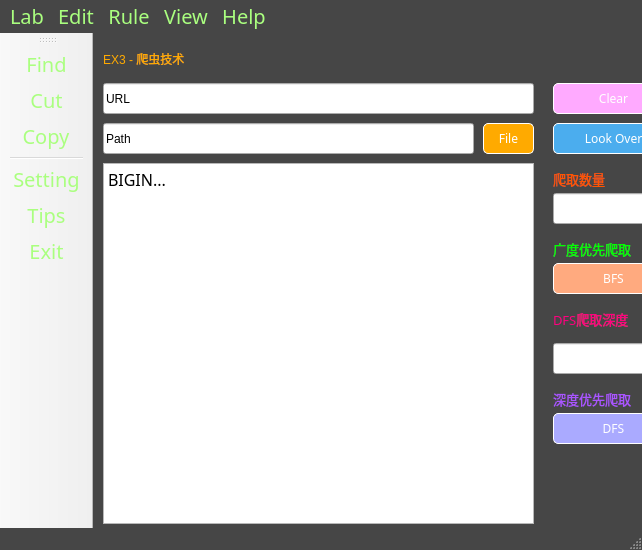
<?xml version="1.0" encoding="UTF-8"?>
<ui version="4.0">
 <class>MainWindow</class>
 <widget class="QMainWindow" name="MainWindow">
  <property name="geometry">
   <rect>
    <x>0</x>
    <y>0</y>
    <width>642</width>
    <height>550</height>
   </rect>
  </property>
  <property name="windowTitle">
   <string>MainWindow</string>
  </property>
  <property name="styleSheet">
   <string notr="true">QMainWindow{
	background-color: rgb(70, 70, 70); /*背景色*/
}
</string>
  </property>
  <property name="iconSize">
   <size>
    <width>32</width>
    <height>32</height>
   </size>
  </property>
  <widget class="QWidget" name="centralwidget">
   <property name="styleSheet">
    <string notr="true">QCentralwidget{
	background-color: rgb(70, 70, 70); /*背景色*/
}</string>
   </property>
   <widget class="QPushButton" name="pushButton">
    <property name="geometry">
     <rect>
      <x>460</x>
      <y>50</y>
      <width>121</width>
      <height>31</height>
     </rect>
    </property>
    <property name="autoFillBackground">
     <bool>false</bool>
    </property>
    <property name="styleSheet">
     <string notr="true">QPushButton
{
	background-color: rgb(255, 170, 255); /*背景色*/ 
	border-style: outset;    /* 边界内凹 */
	border-width: 1px;     /* 边边界宽度 */
	border-radius: 5px; /* 边界圆滑 */
	font: dengxian 16px;     /* 字体大小 */
	min-width: 2em;
	color: white; /* 字体颜色 */
	
}
/* 鼠标经过改变按钮颜色 */
QPushButton:hover
{
	background-color: rgb(0, 150, 0);
}
</string>
    </property>
    <property name="text">
     <string>Clear</string>
    </property>
   </widget>
   <widget class="QLabel" name="label">
    <property name="geometry">
     <rect>
      <x>10</x>
      <y>10</y>
      <width>441</width>
      <height>31</height>
     </rect>
    </property>
    <property name="styleSheet">
     <string notr="true">font: 25 20pt &quot;等线 Light&quot;;
color: rgb(255, 170, 0)</string>
    </property>
    <property name="text">
     <string>EX3 - 爬虫技术</string>
    </property>
   </widget>
   <widget class="QPushButton" name="pushButton_2">
    <property name="geometry">
     <rect>
      <x>460</x>
      <y>230</y>
      <width>121</width>
      <height>31</height>
     </rect>
    </property>
    <property name="autoFillBackground">
     <bool>false</bool>
    </property>
    <property name="styleSheet">
     <string notr="true">QPushButton
{
	background-color: rgb(255, 170, 127); /*背景色*/ 
	border-style: outset;    /* 边界内凹 */
	border-width: 1px;     /* 边边界宽度 */
	border-radius: 5px; /* 边界圆滑 */
	font: dengxian 16px;     /* 字体大小 */
	min-width: 2em;
	color: white; /* 字体颜色 */
	
}
/* 鼠标经过改变按钮颜色 */
QPushButton:hover
{
	background-color: rgb(0, 150, 0);
}
</string>
    </property>
    <property name="text">
     <string>BFS</string>
    </property>
   </widget>
   <widget class="QPushButton" name="pushButton_3">
    <property name="geometry">
     <rect>
      <x>460</x>
      <y>380</y>
      <width>121</width>
      <height>31</height>
     </rect>
    </property>
    <property name="autoFillBackground">
     <bool>false</bool>
    </property>
    <property name="styleSheet">
     <string notr="true">QPushButton
{
	background-color: rgb(170, 170, 255); /*背景色*/ 
	border-style: outset;    /* 边界内凹 */
	border-width: 1px;     /* 边边界宽度 */
	border-radius: 5px; /* 边界圆滑 */
	font: dengxian 16px;     /* 字体大小 */
	min-width: 2em;
	color: white; /* 字体颜色 */
	
}
/* 鼠标经过改变按钮颜色 */
QPushButton:hover
{
	background-color: rgb(0, 150, 0);
}
</string>
    </property>
    <property name="text">
     <string>DFS</string>
    </property>
   </widget>
   <widget class="QPushButton" name="pushButton_4">
    <property name="geometry">
     <rect>
      <x>460</x>
      <y>90</y>
      <width>121</width>
      <height>31</height>
     </rect>
    </property>
    <property name="autoFillBackground">
     <bool>false</bool>
    </property>
    <property name="styleSheet">
     <string notr="true">QPushButton
{
	background-color: rgb(75, 173, 238); /*背景色*/ 
	border-style: outset;    /* 边界内凹 */
	border-width: 1px;     /* 边边界宽度 */
	border-radius: 5px; /* 边界圆滑 */
	font: dengxian 16px;     /* 字体大小 */
	min-width: 2em;
	color: white; /* 字体颜色 */
	
}
/* 鼠标经过改变按钮颜色 */
QPushButton:hover
{
	background-color: rgb(0, 150, 0);
}
</string>
    </property>
    <property name="text">
     <string>Look Over</string>
    </property>
   </widget>
   <widget class="QTextBrowser" name="textBrowser">
    <property name="geometry">
     <rect>
      <x>10</x>
      <y>130</y>
      <width>431</width>
      <height>361</height>
     </rect>
    </property>
    <property name="font">
     <font>
      <family>等线</family>
      <pointsize>12</pointsize>
     </font>
    </property>
    <property name="styleSheet">
     <string notr="true"/>
    </property>
    <property name="html">
     <string>&lt;!DOCTYPE HTML PUBLIC &quot;-//W3C//DTD HTML 4.0//EN&quot; &quot;http://www.w3.org/TR/REC-html40/strict.dtd&quot;&gt;
&lt;html&gt;&lt;head&gt;&lt;meta name=&quot;qrichtext&quot; content=&quot;1&quot; /&gt;&lt;style type=&quot;text/css&quot;&gt;
p, li { white-space: pre-wrap; }
&lt;/style&gt;&lt;/head&gt;&lt;body style=&quot; font-family:'等线'; font-size:12pt; font-weight:400; font-style:normal;&quot;&gt;
&lt;p style=&quot; margin-top:0px; margin-bottom:0px; margin-left:0px; margin-right:0px; -qt-block-indent:0; text-indent:0px;&quot;&gt;&lt;span style=&quot; font-family:'20px';&quot;&gt;BIGIN...&lt;/span&gt;&lt;/p&gt;&lt;/body&gt;&lt;/html&gt;</string>
    </property>
   </widget>
   <widget class="QLineEdit" name="lineEdit">
    <property name="geometry">
     <rect>
      <x>10</x>
      <y>50</y>
      <width>431</width>
      <height>31</height>
     </rect>
    </property>
    <property name="text">
     <string>URL</string>
    </property>
   </widget>
   <widget class="QLabel" name="label_2">
    <property name="geometry">
     <rect>
      <x>460</x>
      <y>200</y>
      <width>111</width>
      <height>31</height>
     </rect>
    </property>
    <property name="font">
     <font>
      <family>等线 Light</family>
      <pointsize>10</pointsize>
      <weight>1</weight>
      <italic>false</italic>
      <bold>false</bold>
     </font>
    </property>
    <property name="styleSheet">
     <string notr="true">font: 10 10pt &quot;等线 Light&quot;;
color: rgb(0, 255, 0)</string>
    </property>
    <property name="text">
     <string>广度优先爬取</string>
    </property>
   </widget>
   <widget class="QLabel" name="label_3">
    <property name="geometry">
     <rect>
      <x>460</x>
      <y>350</y>
      <width>111</width>
      <height>31</height>
     </rect>
    </property>
    <property name="font">
     <font>
      <family>等线 Light</family>
      <pointsize>10</pointsize>
      <weight>1</weight>
      <italic>false</italic>
      <bold>false</bold>
     </font>
    </property>
    <property name="styleSheet">
     <string notr="true">font: 10 10pt &quot;等线 Light&quot;;
color: rgb(170, 85, 255)</string>
    </property>
    <property name="text">
     <string>深度优先爬取</string>
    </property>
   </widget>
   <widget class="QLineEdit" name="lineEdit_2">
    <property name="geometry">
     <rect>
      <x>10</x>
      <y>90</y>
      <width>371</width>
      <height>31</height>
     </rect>
    </property>
    <property name="text">
     <string>Path</string>
    </property>
   </widget>
   <widget class="QPushButton" name="pushButton_5">
    <property name="geometry">
     <rect>
      <x>390</x>
      <y>90</y>
      <width>51</width>
      <height>31</height>
     </rect>
    </property>
    <property name="autoFillBackground">
     <bool>false</bool>
    </property>
    <property name="styleSheet">
     <string notr="true">QPushButton
{
	background-color: rgb(255, 170, 0); /*背景色*/ 
	border-style: outset;    /* 边界内凹 */
	border-width: 1px;     /* 边边界宽度 */
	border-radius: 5px; /* 边界圆滑 */
	font: dengxian 16px;     /* 字体大小 */
	min-width: 2em;
	color: white; /* 字体颜色 */
	
}
/* 鼠标经过改变按钮颜色 */
QPushButton:hover
{
	background-color: rgb(0, 150, 0);
}
</string>
    </property>
    <property name="text">
     <string>File</string>
    </property>
   </widget>
   <widget class="QLineEdit" name="lineEdit_3">
    <property name="geometry">
     <rect>
      <x>460</x>
      <y>160</y>
      <width>113</width>
      <height>31</height>
     </rect>
    </property>
   </widget>
   <widget class="QLabel" name="label_4">
    <property name="geometry">
     <rect>
      <x>460</x>
      <y>130</y>
      <width>111</width>
      <height>31</height>
     </rect>
    </property>
    <property name="font">
     <font>
      <family>等线 Light</family>
      <pointsize>10</pointsize>
      <weight>1</weight>
      <italic>false</italic>
      <bold>false</bold>
     </font>
    </property>
    <property name="styleSheet">
     <string notr="true">font: 10 10pt &quot;等线 Light&quot;;
color: rgb(255, 85, 0)</string>
    </property>
    <property name="text">
     <string>爬取数量</string>
    </property>
   </widget>
   <widget class="QLineEdit" name="lineEdit_4">
    <property name="geometry">
     <rect>
      <x>460</x>
      <y>310</y>
      <width>113</width>
      <height>31</height>
     </rect>
    </property>
   </widget>
   <widget class="QLabel" name="label_5">
    <property name="geometry">
     <rect>
      <x>460</x>
      <y>270</y>
      <width>111</width>
      <height>31</height>
     </rect>
    </property>
    <property name="font">
     <font>
      <family>等线 Light</family>
      <pointsize>10</pointsize>
      <weight>1</weight>
      <italic>false</italic>
      <bold>false</bold>
     </font>
    </property>
    <property name="styleSheet">
     <string notr="true">font: 10 10pt &quot;等线 Light&quot;;
color: rgb(255, 0, 127)</string>
    </property>
    <property name="text">
     <string>DFS爬取深度</string>
    </property>
   </widget>
  </widget>
  <widget class="QMenuBar" name="menubar">
   <property name="geometry">
    <rect>
     <x>0</x>
     <y>0</y>
     <width>642</width>
     <height>27</height>
    </rect>
   </property>
   <property name="styleSheet">
    <string notr="true">*{
	font-family: dengxian;
	font-size: 20px;
	color: rgb(170, 255, 127);
	background-color: rgb(70, 70, 70); /*背景色*/
}</string>
   </property>
   <widget class="QMenu" name="menuFILE">
    <property name="title">
     <string>Rule</string>
    </property>
    <addaction name="actionSetting"/>
    <addaction name="separator"/>
    <addaction name="actionExit"/>
   </widget>
   <widget class="QMenu" name="menuEdit">
    <property name="title">
     <string>Edit</string>
    </property>
    <addaction name="actionFind"/>
    <addaction name="actionCut"/>
    <addaction name="actionCopy"/>
    <addaction name="actionPaste"/>
    <addaction name="separator"/>
    <addaction name="actionundo"/>
    <addaction name="actionRedo_paste"/>
    <addaction name="actionDelet"/>
    <addaction name="separator"/>
   </widget>
   <widget class="QMenu" name="menuView">
    <property name="title">
     <string>View</string>
    </property>
    <widget class="QMenu" name="menuTheme">
     <property name="title">
      <string>Theme</string>
     </property>
     <property name="icon">
      <iconset>
       <normaloff>../icon/主题_theme.svg</normaloff>../icon/主题_theme.svg</iconset>
     </property>
     <addaction name="actionDark"/>
     <addaction name="actionLight"/>
     <addaction name="actionFresh"/>
     <addaction name="actionRetro"/>
    </widget>
    <widget class="QMenu" name="menuLanguage">
     <property name="title">
      <string>Language</string>
     </property>
     <addaction name="actionChinese"/>
     <addaction name="actionEnglish"/>
    </widget>
    <addaction name="actionappearance"/>
    <addaction name="menuTheme"/>
    <addaction name="menuLanguage"/>
   </widget>
   <widget class="QMenu" name="menuHelp">
    <property name="title">
     <string>Help</string>
    </property>
    <addaction name="actionTips"/>
    <addaction name="actionAbout"/>
    <addaction name="separator"/>
    <addaction name="actionEdit"/>
    <addaction name="actionAbout_2"/>
   </widget>
   <widget class="QMenu" name="menuLab">
    <property name="title">
     <string>Lab</string>
    </property>
    <widget class="QMenu" name="menuEx1">
     <property name="title">
      <string>Ex1</string>
     </property>
     <addaction name="actionT1"/>
     <addaction name="actionex1"/>
    </widget>
    <widget class="QMenu" name="menuEx2">
     <property name="title">
      <string>Ex2</string>
     </property>
     <addaction name="actionT1_2"/>
     <addaction name="actionex1_2"/>
    </widget>
    <widget class="QMenu" name="menuEx3">
     <property name="title">
      <string>Ex3</string>
     </property>
     <addaction name="actionT1_3"/>
     <addaction name="actionex1_3"/>
    </widget>
    <widget class="QMenu" name="menuEx4">
     <property name="title">
      <string>Ex4</string>
     </property>
     <addaction name="actionT1_4"/>
     <addaction name="actionex1_4"/>
    </widget>
    <widget class="QMenu" name="menuEx6">
     <property name="title">
      <string>Ex6</string>
     </property>
     <addaction name="actionT1_6"/>
     <addaction name="actionex1_6"/>
    </widget>
    <widget class="QMenu" name="menuEx5">
     <property name="title">
      <string>Ex5</string>
     </property>
     <addaction name="actionT1_5"/>
     <addaction name="actionex1_5"/>
    </widget>
    <widget class="QMenu" name="menuEx7">
     <property name="title">
      <string>Ex7</string>
     </property>
     <addaction name="actionT1_7"/>
     <addaction name="actionex1_7"/>
    </widget>
    <widget class="QMenu" name="menuEx8">
     <property name="title">
      <string>Ex8</string>
     </property>
     <addaction name="actionT1_8"/>
     <addaction name="actionex1_8"/>
    </widget>
    <addaction name="menuEx1"/>
    <addaction name="menuEx2"/>
    <addaction name="menuEx3"/>
    <addaction name="menuEx4"/>
    <addaction name="menuEx5"/>
    <addaction name="menuEx6"/>
    <addaction name="menuEx7"/>
    <addaction name="menuEx8"/>
   </widget>
   <addaction name="menuLab"/>
   <addaction name="menuEdit"/>
   <addaction name="menuFILE"/>
   <addaction name="menuView"/>
   <addaction name="menuHelp"/>
  </widget>
  <widget class="QStatusBar" name="statusbar"/>
  <widget class="QToolBar" name="toolBar_3">
   <property name="windowTitle">
    <string>toolBar_3</string>
   </property>
   <property name="styleSheet">
    <string notr="true">*{
	font-family: dengxian;
	font-size: 20px;
	color: rgb(170, 255, 127);
}</string>
   </property>
   <attribute name="toolBarArea">
    <enum>LeftToolBarArea</enum>
   </attribute>
   <attribute name="toolBarBreak">
    <bool>false</bool>
   </attribute>
   <addaction name="actionFind"/>
   <addaction name="actionCut"/>
   <addaction name="actionCopy"/>
   <addaction name="separator"/>
   <addaction name="actionSetting"/>
   <addaction name="actionTips"/>
   <addaction name="actionExit"/>
  </widget>
  <action name="actionEdit">
   <property name="text">
    <string>Version</string>
   </property>
  </action>
  <action name="actionSetting">
   <property name="icon">
    <iconset>
     <normaloff>../icon/设置_setting.svg</normaloff>../icon/设置_setting.svg</iconset>
   </property>
   <property name="text">
    <string>Setting</string>
   </property>
  </action>
  <action name="actionExit">
   <property name="icon">
    <iconset>
     <normaloff>../icon/退出_logout.svg</normaloff>../icon/退出_logout.svg</iconset>
   </property>
   <property name="text">
    <string>Exit</string>
   </property>
  </action>
  <action name="actionTips">
   <property name="icon">
    <iconset>
     <normaloff>../icon/提示_tips-one.svg</normaloff>../icon/提示_tips-one.svg</iconset>
   </property>
   <property name="text">
    <string>Tips</string>
   </property>
  </action>
  <action name="actionAbout">
   <property name="text">
    <string>donate</string>
   </property>
  </action>
  <action name="actionappearance">
   <property name="text">
    <string>Appearance</string>
   </property>
  </action>
  <action name="actionCut">
   <property name="icon">
    <iconset>
     <normaloff>../icon/裁切_cutting-one.svg</normaloff>../icon/裁切_cutting-one.svg</iconset>
   </property>
   <property name="text">
    <string>Cut</string>
   </property>
  </action>
  <action name="actionCopy">
   <property name="icon">
    <iconset>
     <normaloff>../icon/复制_copy.svg</normaloff>../icon/复制_copy.svg</iconset>
   </property>
   <property name="text">
    <string>Copy</string>
   </property>
  </action>
  <action name="actionPaste">
   <property name="text">
    <string>Paste</string>
   </property>
  </action>
  <action name="actionDelet">
   <property name="icon">
    <iconset>
     <normaloff>../icon/删除_delete.svg</normaloff>../icon/删除_delete.svg</iconset>
   </property>
   <property name="text">
    <string>Delete</string>
   </property>
  </action>
  <action name="actionundo">
   <property name="text">
    <string>Undo</string>
   </property>
  </action>
  <action name="actionRedo_paste">
   <property name="text">
    <string>Redo</string>
   </property>
  </action>
  <action name="actionFind">
   <property name="icon">
    <iconset>
     <normaloff>../icon/查找_find.svg</normaloff>../icon/查找_find.svg</iconset>
   </property>
   <property name="text">
    <string>Find</string>
   </property>
  </action>
  <action name="actionAbout_2">
   <property name="text">
    <string>About</string>
   </property>
  </action>
  <action name="actionT1">
   <property name="text">
    <string>T1</string>
   </property>
  </action>
  <action name="actionex1">
   <property name="text">
    <string>ex1</string>
   </property>
  </action>
  <action name="actionT1_2">
   <property name="text">
    <string>T1</string>
   </property>
  </action>
  <action name="actionex1_2">
   <property name="text">
    <string>ex1</string>
   </property>
  </action>
  <action name="actionT1_3">
   <property name="text">
    <string>T1</string>
   </property>
  </action>
  <action name="actionex1_3">
   <property name="text">
    <string>ex1</string>
   </property>
  </action>
  <action name="actionT1_4">
   <property name="text">
    <string>T1</string>
   </property>
  </action>
  <action name="actionex1_4">
   <property name="text">
    <string>ex1</string>
   </property>
  </action>
  <action name="actionT1_5">
   <property name="text">
    <string>T1</string>
   </property>
  </action>
  <action name="actionex1_5">
   <property name="text">
    <string>ex1</string>
   </property>
  </action>
  <action name="actionT1_6">
   <property name="text">
    <string>T1</string>
   </property>
  </action>
  <action name="actionex1_6">
   <property name="text">
    <string>ex1</string>
   </property>
  </action>
  <action name="actionT1_7">
   <property name="text">
    <string>T1</string>
   </property>
  </action>
  <action name="actionex1_7">
   <property name="text">
    <string>ex1</string>
   </property>
  </action>
  <action name="actionT1_8">
   <property name="text">
    <string>T1</string>
   </property>
  </action>
  <action name="actionex1_8">
   <property name="text">
    <string>ex1</string>
   </property>
  </action>
  <action name="actionDark">
   <property name="text">
    <string>Dark</string>
   </property>
  </action>
  <action name="actionLight">
   <property name="text">
    <string>Light</string>
   </property>
  </action>
  <action name="actionFresh">
   <property name="text">
    <string>Fresh</string>
   </property>
  </action>
  <action name="actionRetro">
   <property name="text">
    <string>Retro</string>
   </property>
  </action>
  <action name="actionChinese">
   <property name="text">
    <string>Chinese</string>
   </property>
  </action>
  <action name="actionEnglish">
   <property name="text">
    <string>English</string>
   </property>
  </action>
 </widget>
 <resources>
  <include location="../icon/dark.qrc"/>
 </resources>
 <connections/>
</ui>
